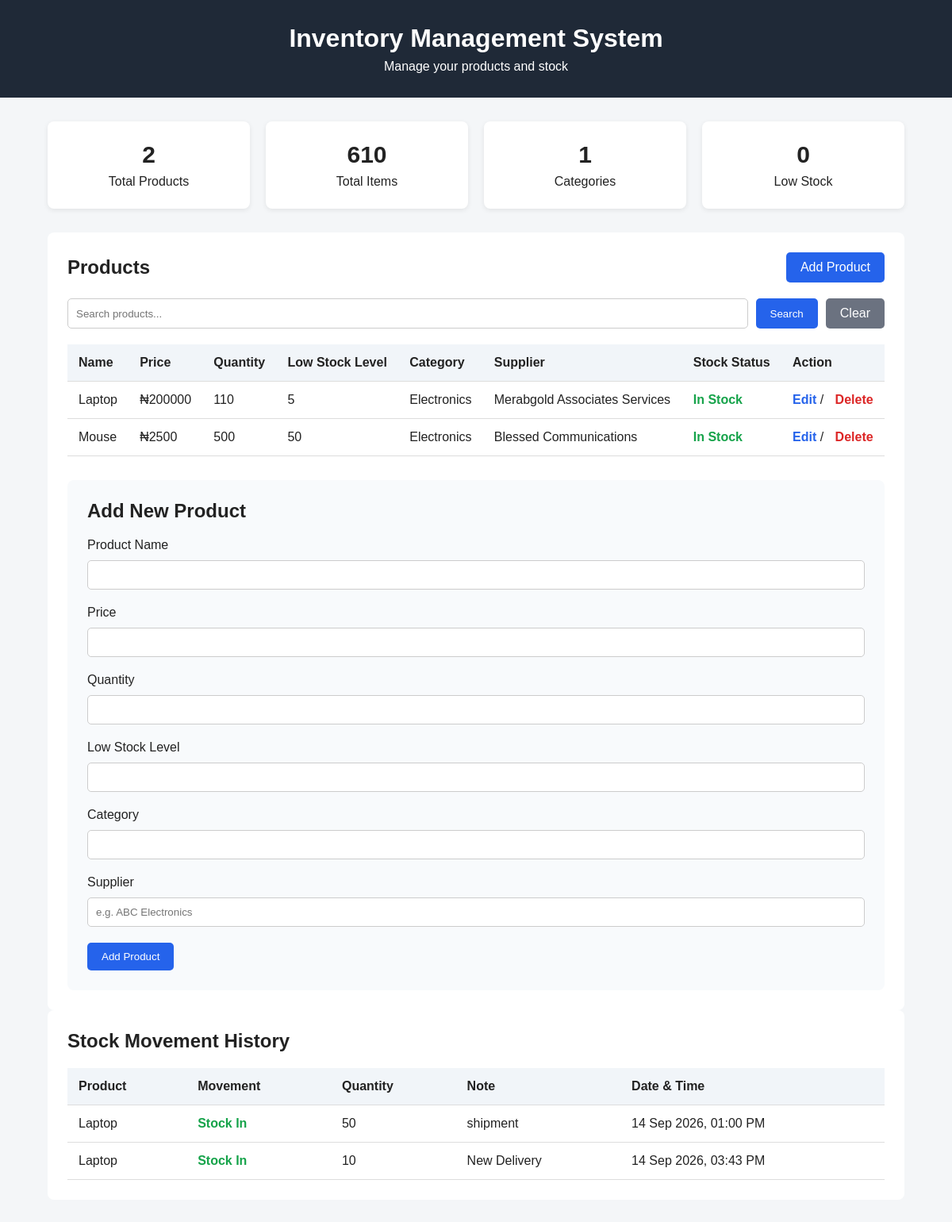
The page / on the database its author committed.
### models.py (models this page shows)
class Product(Base):
    __tablename__ = "products"
    id = Column(
        Integer,
        primary_key=True,
        index=True,
    )
    name = Column(
        String,
        nullable=False,
    )
    normalized_name = Column(
        String,
        nullable=False,
        unique=True,
    )
    price = Column(
        Integer,
        nullable=False,
    )
    quantity = Column(
        Integer,
        nullable=False,
    )
    low_stock_level = Column(
        Integer,
        nullable=False,
    )
    category = Column(
        String,
        nullable=False,
    )
    supplier = Column(
        String,
        nullable=True,
    )
    stock_movements = relationship(
        "StockMovement",
        back_populates="product",
        cascade="all, delete-orphan",
    )

class StockMovement(Base):
    __tablename__ = "stock_movements"
    id = Column(
        Integer,
        primary_key=True,
        index=True,
    )
    product_id = Column(
        Integer,
        ForeignKey("products.id"),
        nullable=False,
    )
    movement_type = Column(
        String,
        nullable=False,
    )
    quantity = Column(
        Integer,
        nullable=False,
    )
    note = Column(
        String,
        nullable=True,
    )
    created_at = Column(
        DateTime,
        default=datetime.utcnow,
        nullable=False,
    )
    product = relationship(
        "Product",
        back_populates="stock_movements",
    )

### routers/products.py (the view)
@router.get("/")
def home(
    request: Request,
    search: str = "",
    error: str = "",
    db: Session = Depends(get_db),
):
    all_products = db.query(Product).all()
    movements = (
        db.query(StockMovement)
        .options(joinedload(StockMovement.product))
        .all()
    )
    normalized_search = search.strip().lower()
    if normalized_search:
        products = db.query(Product).filter(
            Product.normalized_name.ilike(
                f"%{normalized_search}%"
            )
        ).all()
    else:
        products = all_products
    total_products = len(all_products)
    total_items = sum(
        product.quantity
        for product in all_products
    )
    categories = set(
        product.category
        for product in all_products
    )
    total_categories = len(categories)
    low_stock_products = sum(
        1
        for product in all_products
        if product.quantity <= product.low_stock_level
    )
    return templates.TemplateResponse(
        request=request,
        name="index.html",
        context={
            "products": products,
            "total_products": total_products,
            "total_items": total_items,
            "total_categories": total_categories,
            "low_stock_products": low_stock_products,
            "movements": movements,
            "error": ERROR_MESSAGES.get(error, error),
            "search": search,
        },
    )

### templates/index.html (shortened to what this page needs)
<!DOCTYPE html>
<html lang="en">
<head>
    <link
        rel="stylesheet"
        href="{{ url_for('static', path='style.css') }}"
    >
</head>
<body>
    <header>
        <h1>Inventory Management System</h1>
        <p>Manage your products and stock</p>
    </header>
    <main>
        <section class="summary">
            <div class="card">
                <h2>{{ total_products }}</h2>
                <p>Total Products</p>
            </div>
            <div class="card">
                <h2>{{ total_items }}</h2>
                <p>Total Items</p>
            </div>
            <div class="card">
                <h2>{{ total_categories }}</h2>
                <p>Categories</p>
            </div>
            <div class="card">
                <h2>{{ low_stock_products }}</h2>
                <p>Low Stock</p>
            </div>
        </section>
        <section class="inventory">
            <div class="section-header">
                <h2>Products</h2>
                <a
                    href="#add-product"
                    class="add-button"
                >
                    Add Product
                </a>
            </div>
            <form
                action="/"
                method="get"
                class="search-form"
            >
                <input
                    type="text"
                    name="search"
                    placeholder="Search products..."
                >
                <button type="submit">
                    Search
                </button>
                <a
                    href="/"
                    class="clear-button"
                >
                    Clear
                </a>
            </form>
            <table>
                <thead>
                    <tr>
                        <th>Name</th>
                        <th>Price</th>
                        <th>Quantity</th>
                        <th>Low Stock Level</th>
                        <th>Category</th>
                        <th>Supplier</th>
                        <th>Stock Status</th>
                        <th>Action</th>
                    </tr>
                </thead>
                <tbody>
                    {% if products %}
                        {% for product in products %}
                        <tr>
                            <td>
                                {{ product.name }}
                            </td>
                            <td>
                                ₦{{ product.price }}
                            </td>
                            <td>
                                {{ product.quantity }}
                            </td>
                            <td>
                                {{ product.low_stock_level }}
                            </td>
                            <td>
                                {{ product.category }}
                            </td>
                            <td>{{ product.supplier or "Not specified" }}</td>
                            <td>
                                {% if product.quantity <= product.low_stock_level %}
                                    <span class="low-stock">
                                        Low Stock
                                    </span>
                                {% else %}
                                    <span class="in-stock">
                                        In Stock
                                    </span>
                                {% endif %}
                            </td>
                            <td>
                                <a
                                    href="/edit-product/{{ product.id }}"
                                    class="edit-button"
                                >
                                    Edit
                                </a>
                                <span>/</span>
                                <a
                                    href="/delete-product/{{ product.id }}"
                                    class="delete-button"
                                    onclick="return confirm('Are you sure you want to delete this product?');"
                                >
                                    Delete
                                </a>
                            </td>
                        </tr>
                        {% endfor %}
                    {% endif %}
                </tbody>
            </table>
            <div
                id="add-product"
                class="form-container"
            >
                <h2>Add New Product</h2>
                <form
                    action="/add-product"
                    method="post"
                >
                    <label for="name">
                        Product Name
                    </label>
                    <input
                        type="text"
                        id="name"
                        name="name"
                        required
                    >
                    <label for="price">
                        Price
                    </label>
                    <input
                        type="number"
                        id="price"
                        name="price"
                        min="1"
                        required
                    >
                    <label for="quantity">
                        Quantity
                    </label>
                    <input
                        type="number"
                        id="quantity"
                        name="quantity"
                        min="0"
                        required
                    >
                    <label for="low_stock_level">
                        Low Stock Level
                    </label>
                    <input
                        type="number"
                        id="low_stock_level"
                        name="low_stock_level"
                        min="0"
                        required
                    >
                    <label for="category">
                        Category
                    </label>
                    <input
                        type="text"
                        id="category"
                        name="category"
                        required
                    >
                    <label for="supplier">Supplier</label>
                    <input
                        type="text"
                        id="supplier"
                        name="supplier"
                        placeholder="e.g. ABC Electronics"
                    >
                    <button type="submit">
                        Add Product
                    </button>
                </form>
            </div>
        </section>
        <section class="inventory">
            <div class="section-header">
                <h2>Stock Movement History</h2>
            </div>
            <table>
                <thead>
                    <tr>
                        <th>Product</th>
                        <th>Movement</th>
                        <th>Quantity</th>
                        <th>Note</th>
                        <th>Date & Time</th>
                    </tr>
                </thead>
                <tbody>
                    {% if movements %}
                        {% for movement in movements %}
                        <tr>
                            <td>
                                {{ movement.product.name }}
                            </td>
                            <td>
                                {% if movement.movement_type == "IN" %}
                                    <span class="in-stock">
                                        Stock In
                                    </span>
                                {% else %}
                                    <span class="low-stock">
                                        Stock Out
                                    </span>
                                {% endif %}
                            </td>
                            <td>
                                {{ movement.quantity }}
                            </td>
                            <td>
                                {{ movement.note }}
                            </td>
                            <td>
                                {{ movement.created_at.strftime("%d %b %Y, %I:%M %p") }}
                            </td>
                        </tr>
                        {% endfor %}
                    {% else %}
                        <tr>
                            <td colspan="5">
                                No stock movements recorded.
                            </td>
                        </tr>
                    {% endif %}
                </tbody>
            </table>
        </section>
    </main>
</body>
</html>

### static/style.css (style rules this page uses)
* { box-sizing: border-box; margin: 0; padding: 0; }
body { font-family: Arial, sans-serif; background: #f4f6f8; color: #222; }
header { background: #1f2937; color: white; padding: 30px; text-align: center; }
header h1 { margin-bottom: 8px; }
main { width: 90%; max-width: 1100px; margin: 30px auto; }
.summary { display: flex; gap: 20px; margin-bottom: 30px; }
.card { background: white; padding: 25px; flex: 1; border-radius: 8px; text-align: center; box-shadow: 0 2px 6px rgba(0, 0, 0, 0.08); }
.card h2 { font-size: 30px; margin-bottom: 8px; }
.inventory { background: white; padding: 25px; border-radius: 8px; }
.section-header { display: flex; justify-content: space-between; align-items: center; margin-bottom: 20px; }
button { background: #2563eb; color: white; border: none; padding: 10px 18px; border-radius: 5px; cursor: pointer; }
table { width: 100%; border-collapse: collapse; }
th, td { padding: 14px; text-align: left; border-bottom: 1px solid #ddd; }
th { background: #f1f5f9; }
.add-button { background: #2563eb; color: white; padding: 10px 18px; border-radius: 5px; text-decoration: none; }
.form-container { margin-top: 30px; padding: 25px; background: #f8fafc; border-radius: 8px; }
.form-container h2 { margin-bottom: 20px; }
.form-container form { display: flex; flex-direction: column; gap: 10px; }
.form-container input { padding: 10px; border: 1px solid #ccc; border-radius: 5px; margin-bottom: 10px; }
.form-container button { width: fit-content; }
.edit-button { color: #2563eb; text-decoration: none; font-weight: bold; }
.delete-button { color: #dc2626; text-decoration: none; font-weight: bold; margin-left: 10px; }
.search-form { display: flex; gap: 10px; margin-bottom: 20px; }
.search-form input { flex: 1; padding: 10px; border: 1px solid #ccc; border-radius: 5px; }
.search-form button { padding: 10px 18px; }
.clear-button { background: #6b7280; color: white; padding: 10px 18px; border-radius: 5px; text-decoration: none; }
.in-stock { color: #16a34a; font-weight: bold; }

### rows shown on the page
Product: name "Laptop", price "200000", quantity "110", low_stock_level "5", category "Electronics", supplier "Merabgold Associates Services", shows "In Stock"
Product: name "Mouse", price "2500", quantity "500", low_stock_level "50", category "Electronics", supplier "Blessed Communications", shows "In Stock"
StockMovement: product.name "Laptop", movement_type "Stock In", quantity "50", note "shipment", created_at "14 Sep 2026, 01:00 PM"
StockMovement: product.name "Laptop", movement_type "Stock In", quantity "10", note "New Delivery", created_at "14 Sep 2026, 03:43 PM"

### other values the page prints
{{ total_products }} "2"
{{ total_items }} "610"
{{ total_categories }} "1"
{{ low_stock_products }} "0"
